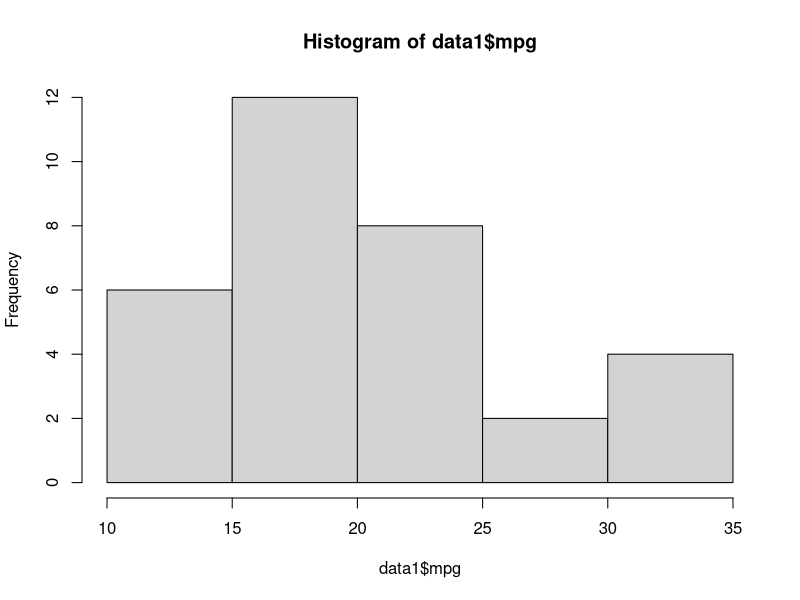
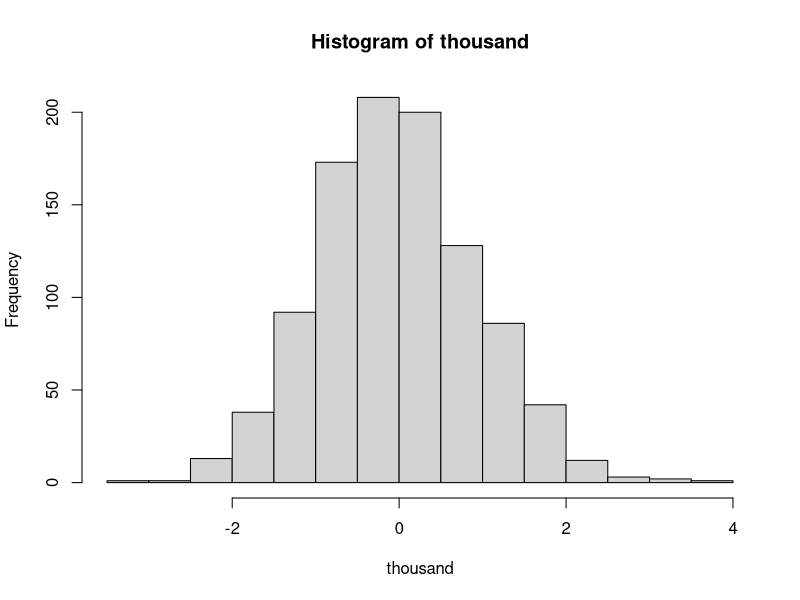
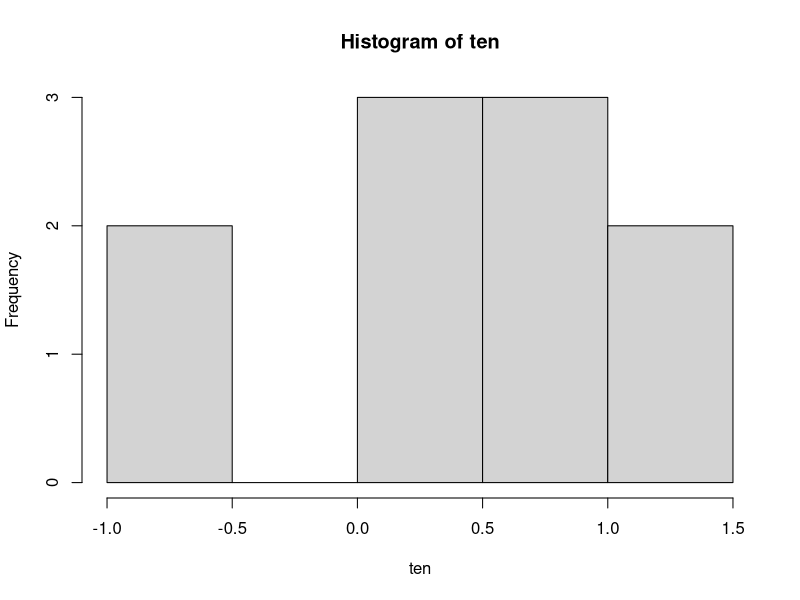
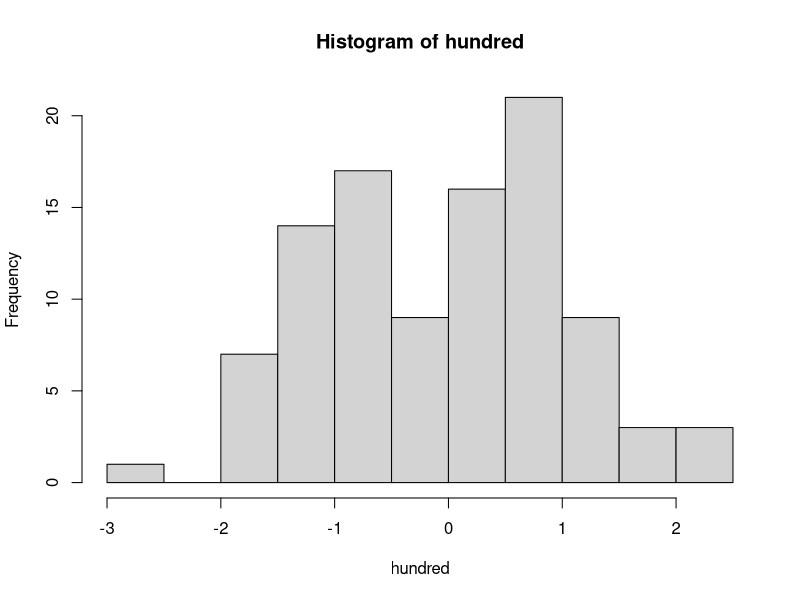
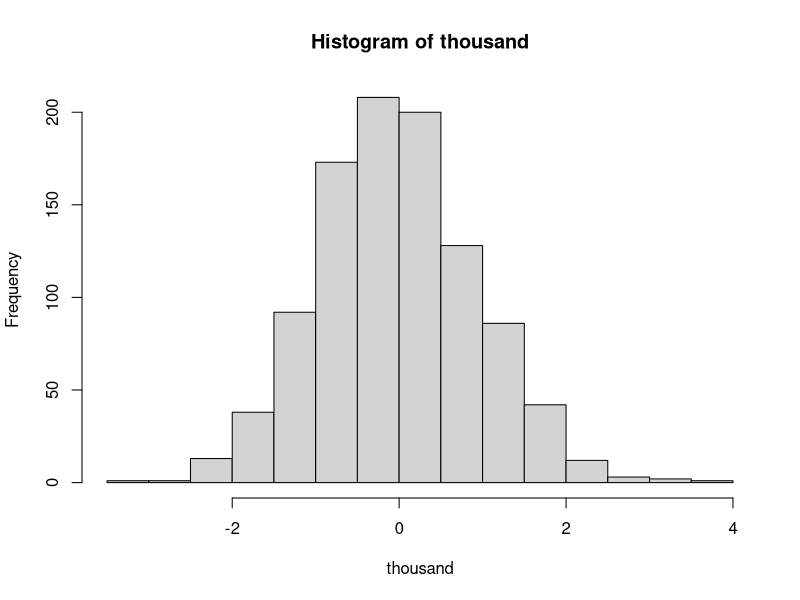

Reproduce these figures in R, in order.
## ---- chunk 1
setwd("/Users/burrelvannjr/Desktop")
## ---- chunk 2
options(repos=c(CRAN="http://cran.stat.ucla.edu/"))
## ---- chunk 3
install.packages("MASS")
install.packages("psych")
## ---- chunk 4
library(MASS)
library(psych)
## ---- chunk 5
mtcars
## ---- chunk 6
data1<-mtcars
## ---- chunk 7
data1$mpg
## ---- chunk 8
summary(data1)
## ---- chunk 9
summary(data1$mpg)
## ---- chunk 10
describe(data1)
describe(data1$mpg)
## ---- chunk 11
mean(data1$mpg)
median(data1$mpg)
sd(data1$mpg)
min(data1$mpg)
max(data1$mpg)
range(data1$mpg)
## ---- chunk 12
min1<-min(data1$mpg)
max1<-max(data1$mpg)
max1-min1
## ---- chunk 13
range1<-max1-min1
range1
## ---- chunk 14
max(data1$mpg)-min(data1$mpg)
## ---- chunk 15
hist(data1$mpg)
## ---- chunk 16
rnorm(100,0,1)
rnorm(100)
## ---- chunk 17
rnorm(10)
## ---- chunk 18
rnorm(100)
## ---- chunk 19
rnorm(1000)
## ---- chunk 20
ten<-rnorm(10)
hundred<-rnorm(100)
thousand<-rnorm(1000)
## ---- chunk 21
mean(thousand)
median(thousand)
sd(thousand)
min(thousand)
max(thousand)
range<-max(thousand)-min(thousand)
range
hist(thousand)
## ---- chunk 22
hist(ten)
hist(hundred)
hist(thousand)
